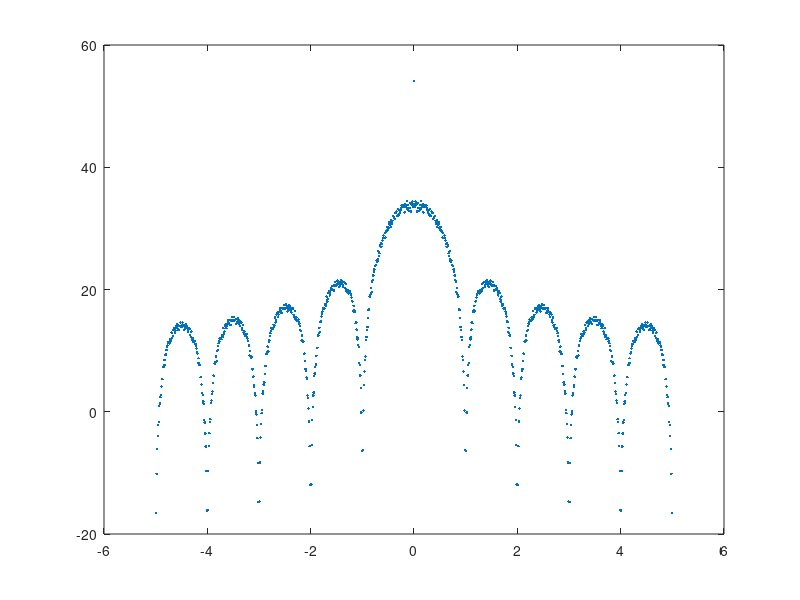
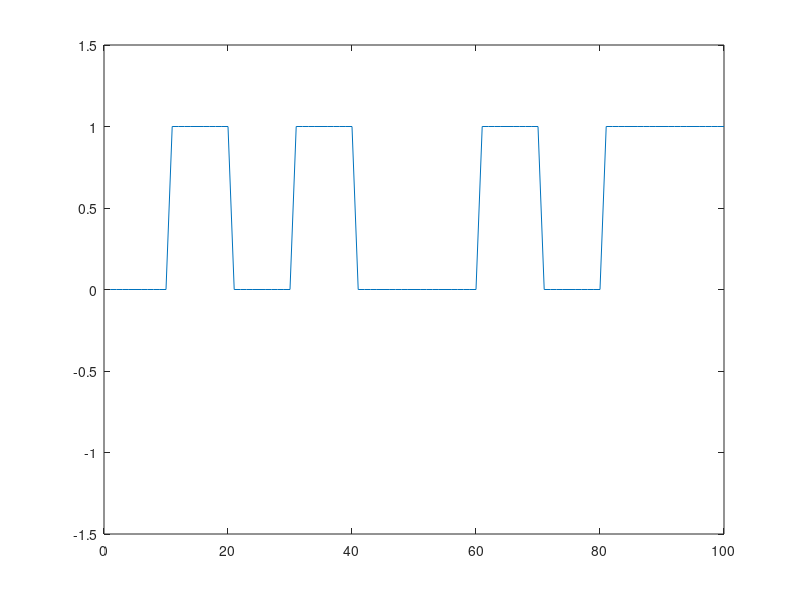

Reproduce these figures in MATLAB, in order.
clear all;
close all;
hold off;

%%
N_LP = 100;                          % number of loops;
tSym = 1;                            % symbol period;
fs = 10;                             % sampling frequency;
ts = 1/fs;                           % sampling period;
N_SP_PER_SYM = tSym/ts;              % number of samples per symbol;

N_SYM = 100;                         % number of symbols per loop;
N_FFT = N_SYM * tSym * fs;           % total number of samples;

t_sp = [0: N_SP_PER_SYM-1]/N_SP_PER_SYM * tSym;           % sampling time within a symbol;
gm = ones(1, N_SP_PER_SYM);          % pulse of non-return to zero;
% gm = [ones(1, N_SP_PER_SYM/2) zeros(1, N_SP_PER_SYM/2)];          % pulse of return to zero;
% gm = [ones(1, N_SP_PER_SYM/2) -ones(1, N_SP_PER_SYM/2)];          % pulse of return to zero;

b = randi([0 1],1, N_SYM);           % randomly generate 0,1,  length N_SYM symbols
% b = 2*randi([0 1],1, N_SYM)-1;           % randomly generate +1,-1,  length N_SYM symbols

t_int = kron( [0: N_SYM-1], ones(1, N_SP_PER_SYM) ) * tSym;  
t_fra = kron( ones(1, length(b)), t_sp );
tline = t_int + t_fra;               % sampling time of the whole sequence;


% stem(tline, wa);
%%
sfpwave = zeros(1, length(tline));
for i = 1: N_LP
    
    b = randi([0 1],1, N_SYM);           % randomly generate 0,1,  length N_SYM symbols
%     b = 2*randi([0 1],1, N_SYM)-1;           % randomly generate +1,-1,  length N_SYM symbols
    wa = kron(b, gm);                    % wave form;
    % stem(tline, wa);

    sf = fft(wa, N_FFT);                     
    sfpw = abs(sf).^2;                  % related to the power spectrum density;
    sfpwave = sfpwave + sfpw;        

    sfpwave_now = sfpwave/i;            % averaged over Number of loops;
    sfpwave_now = [sfpwave_now(N_FFT/2+1 : N_FFT) sfpwave_now(1 : N_FFT/2)];
    sfpwave_dB = 10*log10(sfpwave_now);      % in dB;

    f_line = [-N_FFT/2 : N_FFT/2-1 ]/N_FFT * fs;
    % figure;
    plot(f_line, sfpwave_dB, '.');
    pause(0.01);

end

figure
plot(wa(1:100));
axis([0 100 -1.5 1.5]);
